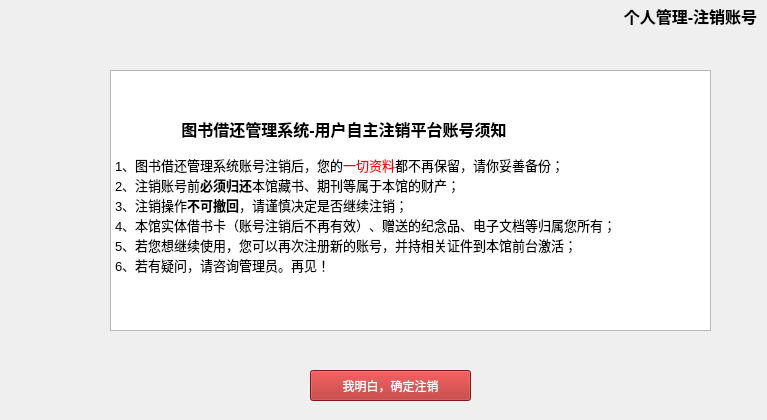
<?xml version="1.0" encoding="UTF-8"?>
<ui version="4.0">
    <class>PerAccCancelForm</class>
    <widget class="QWidget" name="PerAccCancelForm">
        <property name="geometry">
            <rect>
                <x>0</x>
                <y>0</y>
                <width>767</width>
                <height>420</height>
            </rect>
        </property>
        <property name="windowTitle">
            <string>Form</string>
        </property>
        <widget class="QLabel" name="labelTitleCancelAccount">
            <property name="geometry">
                <rect>
                    <x>620</x>
                    <y>0</y>
                    <width>141</width>
                    <height>31</height>
                </rect>
            </property>
            <property name="font">
                <font>
                    <pointsize>12</pointsize>
                    <bold>true</bold>
                </font>
            </property>
            <property name="text">
                <string>个人管理-注销账号</string>
            </property>
            <property name="alignment">
                <set>Qt::AlignmentFlag::AlignCenter</set>
            </property>
        </widget>
        <widget class="QTextEdit" name="textEdit">
            <property name="geometry">
                <rect>
                    <x>110</x>
                    <y>70</y>
                    <width>601</width>
                    <height>261</height>
                </rect>
            </property>
            <property name="readOnly">
                <bool>true</bool>
            </property>
            <property name="html">
                <string>&lt;!DOCTYPE HTML PUBLIC &quot;-//W3C//DTD HTML 4.0//EN&quot; &quot;http://www.w3.org/TR/REC-html40/strict.dtd&quot;&gt;
                    &lt;html&gt;&lt;head&gt;&lt;meta name=&quot;qrichtext&quot; content=&quot;1&quot; /&gt;&lt;meta
                    charset=&quot;utf-8&quot; /&gt;&lt;style type=&quot;text/css&quot;&gt;
                    p, li { white-space: pre-wrap; }
                    hr { height: 1px; border-width: 0; }
                    li.unchecked::marker { content: &quot;\2610&quot;; }
                    li.checked::marker { content: &quot;\2612&quot;; }
                    &lt;/style&gt;&lt;/head&gt;&lt;body style=&quot; font-family:'Microsoft YaHei UI'; font-size:9pt;
                    font-weight:400; font-style:normal;&quot;&gt;
                    &lt;p style=&quot; margin-top:0px; margin-bottom:0px; margin-left:0px; margin-right:0px;
                    -qt-block-indent:0; text-indent:0px;&quot;&gt; &lt;/p&gt;
                    &lt;p align=&quot;center&quot; style=&quot; margin-top:0px; margin-bottom:0px; margin-left:0px;
                    margin-right:0px; -qt-block-indent:0; text-indent:0px;&quot;&gt;&lt;span style=&quot;
                    font-size:12pt; font-weight:700;&quot;&gt;图书借还管理系统-用户自主注销平台账号须知&lt;/span&gt;
                    &lt;/p&gt;
                    &lt;p style=&quot; margin-top:0px; margin-bottom:0px; margin-left:0px; margin-right:0px;
                    -qt-block-indent:0; text-indent:0px;&quot;&gt; &lt;/p&gt;
                    &lt;p style=&quot; margin-top:0px; margin-bottom:0px; margin-left:0px; margin-right:0px;
                    -qt-block-indent:0; text-indent:0px;&quot;&gt;&lt;span style=&quot; font-size:10pt;&quot;&gt;1、图书借还管理系统账号注销后，您的&lt;/span&gt;&lt;span
                    style=&quot; font-size:10pt; color:#ff0000;&quot;&gt;一切资料&lt;/span&gt;&lt;span style=&quot;
                    font-size:10pt;&quot;&gt;都不再保留，请你妥善备份；&lt;/span&gt; &lt;/p&gt;
                    &lt;p style=&quot; margin-top:0px; margin-bottom:0px; margin-left:0px; margin-right:0px;
                    -qt-block-indent:0; text-indent:0px;&quot;&gt;&lt;span style=&quot; font-size:10pt;&quot;&gt;2、注销账号前&lt;/span&gt;&lt;span
                    style=&quot; font-size:10pt; font-weight:700;&quot;&gt;必须归还&lt;/span&gt;&lt;span style=&quot;
                    font-size:10pt;&quot;&gt;本馆藏书、期刊等属于本馆的财产；&lt;/span&gt; &lt;/p&gt;
                    &lt;p style=&quot; margin-top:0px; margin-bottom:0px; margin-left:0px; margin-right:0px;
                    -qt-block-indent:0; text-indent:0px;&quot;&gt;&lt;span style=&quot; font-size:10pt;&quot;&gt;3、注销操作&lt;/span&gt;&lt;span
                    style=&quot; font-size:10pt; font-weight:700;&quot;&gt;不可撤回&lt;/span&gt;&lt;span style=&quot;
                    font-size:10pt;&quot;&gt;，请谨慎决定是否继续注销；&lt;/span&gt; &lt;/p&gt;
                    &lt;p style=&quot; margin-top:0px; margin-bottom:0px; margin-left:0px; margin-right:0px;
                    -qt-block-indent:0; text-indent:0px;&quot;&gt;&lt;span style=&quot; font-size:10pt;&quot;&gt;4、本馆实体借书卡（账号注销后不再有效）、赠送的纪念品、电子文档等归属您所有；&lt;/span&gt;
                    &lt;/p&gt;
                    &lt;p style=&quot; margin-top:0px; margin-bottom:0px; margin-left:0px; margin-right:0px;
                    -qt-block-indent:0; text-indent:0px;&quot;&gt;&lt;span style=&quot; font-size:10pt;&quot;&gt;5、若您想继续使用，您可以再次注册新的账号，并持相关证件到本馆前台激活；&lt;/span&gt;
                    &lt;/p&gt;
                    &lt;p style=&quot; margin-top:0px; margin-bottom:0px; margin-left:0px; margin-right:0px;
                    -qt-block-indent:0; text-indent:0px;&quot;&gt;&lt;span style=&quot; font-size:10pt;&quot;&gt;6、若有疑问，请咨询管理员。再见！&lt;/span&gt;
                    &lt;/p&gt;&lt;/body&gt;&lt;/html&gt;
                </string>
            </property>
        </widget>
        <widget class="QPushButton" name="pBtnCancelAccountDeletePerAcc">
            <property name="geometry">
                <rect>
                    <x>310</x>
                    <y>370</y>
                    <width>161</width>
                    <height>31</height>
                </rect>
            </property>
            <property name="styleSheet">
                <string notr="true">#pBtnCancelAccountDeletePerAcc {
                    background-color: firebrick; /* 耐火砖红色，偏暗的红 */
                    color: white;
                    }
                </string>
            </property>
            <property name="text">
                <string>我明白，确定注销</string>
            </property>
        </widget>
    </widget>
    <resources/>
    <connections/>
</ui>
